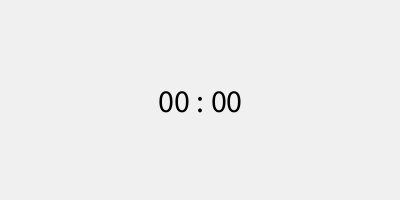
Frame 1 (no input)
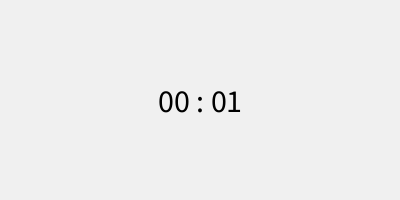
Frame 60 (the mouse pressed at the canvas centre just before this capture)
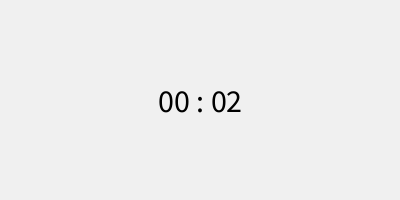
Frame 120 (the mouse held since frame 60 and released just before this capture)

The Processing sketch that drew these frames (run headless with seeded random() and noise(); from frame 60 on, the mouse is pressed at the canvas centre):

// Processing sketch: DigitalStopwatch
// ── DigitalStopwatch.pde
//Jonathan Graydon
//Digital Stopwatch
//This program will draw a digital stopwatch

int startTime;

void setup() {
  size(400, 200);
  textAlign(CENTER, CENTER);
  textSize(32);
  startTime = millis();
}

void draw() {
  background(240);

  int elapsedTime = millis() - startTime;

  int seconds = (elapsedTime / 1000) % 60;
  int minutes = (elapsedTime / 1000) / 60;

  // Format the time as MM : SS
  String timeString = nf(minutes, 2) + " : " + nf(seconds, 2);

  // Display the stopwatch
  fill(0);
  text(timeString, width / 2, height / 2);
}
